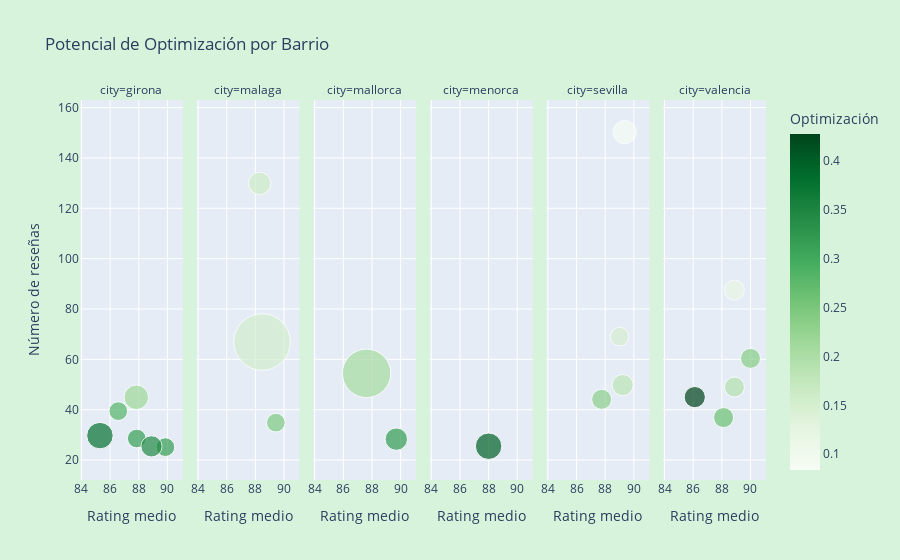

Notebook cell for this chart:
### Code cell
fig = px.scatter(altres,
x="mitjana_rating",
y="number_of_reviews",
size="num_apartaments",
color="potencial_optimizacion",
color_continuous_scale="Greens",
hover_name="neighbourhood_name",
facet_col="city",
title="Potencial de Optimización por Barrio",
labels={
    "mitjana_rating": "Rating medio",
    "number_of_reviews": "Número de reseñas",
    "num_apartaments": "Número de apartamentos",
    "potencial_optimizacion": "Optimización"
},
size_max=40
)
fig.update_layout(
    # plot_bgcolor='#D8F3DC',
    paper_bgcolor='#D8F3DC')
fig.show()

### Figure 1 — Plotly figure (JSON) as saved in the notebook; plotly's stock layout.template omitted (floating-point values rounded to 4 significant figures)
{"data": [{"hovertemplate": "<b>%{hovertext}</b><br><br>city=girona<br>Rating medio=%{x}<br>Número de reseñas=%{y}<br>Número de apartamentos=%{marker.size}<br>Optimización=%{marker.color}<extra></extra>", "hovertext": ["Cadaqu�s", "Castell� d'Emp�ries", "Girona", "Lloret de Mar", "Roses", "Tossa de Mar"], "legendgroup": "", "marker": {"color": [0.2812, 0.3175, 0.2156, 0.3161, 0.3783, 0.3409], "coloraxis": "coloraxis", "size": [7, 7, 12, 7, 14, 9], "sizemode": "area", "sizeref": 0.04, "symbol": "circle"}, "mode": "markers", "name": "", "orientation": "v", "showlegend": false, "type": "scatter", "x": [86.57, 89.86, 87.83, 87.86, 85.29, 88.89], "xaxis": "x", "y": [39.43, 25.14, 44.92, 28.57, 29.71, 25.44], "yaxis": "y"}, {"hovertemplate": "<b>%{hovertext}</b><br><br>city=malaga<br>Rating medio=%{x}<br>Número de reseñas=%{y}<br>Número de apartamentos=%{marker.size}<br>Optimización=%{marker.color}<extra></extra>", "hovertext": ["Carretera de Cadiz", "Centro", "Este"], "legendgroup": "", "marker": {"color": [0.1607, 0.1524, 0.2436], "coloraxis": "coloraxis", "size": [10, 64, 7], "sizemode": "area", "sizeref": 0.04, "symbol": "circle"}, "mode": "markers", "name": "", "orientation": "v", "showlegend": false, "type": "scatter", "x": [88.3, 88.47, 89.43], "xaxis": "x2", "y": [129.9, 66.89, 34.86], "yaxis": "y2"}, {"hovertemplate": "<b>%{hovertext}</b><br><br>city=mallorca<br>Rating medio=%{x}<br>Número de reseñas=%{y}<br>Número de apartamentos=%{marker.size}<br>Optimización=%{marker.color}<extra></extra>", "hovertext": ["Alc�dia", "Palma de Mallorca"], "legendgroup": "", "marker": {"color": [0.3203, 0.2074], "coloraxis": "coloraxis", "size": [10, 47], "sizemode": "area", "sizeref": 0.04, "symbol": "circle"}, "mode": "markers", "name": "", "orientation": "v", "showlegend": false, "type": "scatter", "x": [89.7, 87.62], "xaxis": "x3", "y": [28.3, 54.45], "yaxis": "y3"}, {"hovertemplate": "<b>%{hovertext}</b><br><br>city=menorca<br>Rating medio=%{x}<br>Número de reseñas=%{y}<br>Número de apartamentos=%{marker.size}<br>Optimización=%{marker.color}<extra></extra>", "hovertext": ["Ciutadella de Menorca"], "legendgroup": "", "marker": {"color": [0.3957], "coloraxis": "coloraxis", "size": [14], "sizemode": "area", "sizeref": 0.04, "symbol": "circle"}, "mode": "markers", "name": "", "orientation": "v", "showlegend": false, "type": "scatter", "x": [88.0], "xaxis": "x4", "y": [25.5], "yaxis": "y4"}, {"hovertemplate": "<b>%{hovertext}</b><br><br>city=sevilla<br>Rating medio=%{x}<br>Número de reseñas=%{y}<br>Número de apartamentos=%{marker.size}<br>Optimización=%{marker.color}<extra></extra>", "hovertext": ["Alfalfa", "Encarnaci�n, Regina", "Feria", "San Bartolom�"], "legendgroup": "", "marker": {"color": [0.1821, 0.08396, 0.2326, 0.1501], "coloraxis": "coloraxis", "size": [9, 11, 8, 7], "sizemode": "area", "sizeref": 0.04, "symbol": "circle"}, "mode": "markers", "name": "", "orientation": "v", "showlegend": false, "type": "scatter", "x": [89.22, 89.36, 87.75, 89.0], "xaxis": "x5", "y": [49.78, 150.3, 44.12, 69.0], "yaxis": "y5"}, {"hovertemplate": "<b>%{hovertext}</b><br><br>city=valencia<br>Rating medio=%{x}<br>Número de reseñas=%{y}<br>Número de apartamentos=%{marker.size}<br>Optimización=%{marker.color}<extra></extra>", "hovertext": ["CABANYAL-CANYAMELAR", "EL MERCAT", "LA MALVA-ROSA", "RUSSAFA", "SANT FRANCESC"], "legendgroup": "", "marker": {"color": [0.2365, 0.4271, 0.1908, 0.2621, 0.1181], "coloraxis": "coloraxis", "size": [8, 9, 8, 8, 8], "sizemode": "area", "sizeref": 0.04, "symbol": "circle"}, "mode": "markers", "name": "", "orientation": "v", "showlegend": false, "type": "scatter", "x": [90.0, 86.11, 88.88, 88.12, 88.88], "xaxis": "x6", "y": [60.38, 45.0, 49.0, 36.88, 87.5], "yaxis": "y6"}], "layout": {"annotations": [{"font": {}, "showarrow": false, "text": "city=girona", "x": 0.075, "xanchor": "center", "xref": "paper", "y": 1, "yanchor": "bottom", "yref": "paper"}, {"font": {}, "showarrow": false, "text": "city=malaga", "x": 0.245, "xanchor": "center", "xref": "paper", "y": 1, "yanchor": "bottom", "yref": "paper"}, {"font": {}, "showarrow": false, "text": "city=mallorca", "x": 0.415, "xanchor": "center", "xref": "paper", "y": 1, "yanchor": "bottom", "yref": "paper"}, {"font": {}, "showarrow": false, "text": "city=menorca", "x": 0.585, "xanchor": "center", "xref": "paper", "y": 1, "yanchor": "bottom", "yref": "paper"}, {"font": {}, "showarrow": false, "text": "city=sevilla", "x": 0.755, "xanchor": "center", "xref": "paper", "y": 1, "yanchor": "bottom", "yref": "paper"}, {"font": {}, "showarrow": false, "text": "city=valencia", "x": 0.925, "xanchor": "center", "xref": "paper", "y": 1, "yanchor": "bottom", "yref": "paper"}], "coloraxis": {"colorbar": {"title": {"text": "Optimización"}}, "colorscale": [[0, "rgb(247,252,245)"], [0.125, "rgb(229,245,224)"], [0.25, "rgb(199,233,192)"], [0.375, "rgb(161,217,155)"], [0.5, "rgb(116,196,118)"], [0.625, "rgb(65,171,93)"], [0.75, "rgb(35,139,69)"], [0.875, "rgb(0,109,44)"], [1, "rgb(0,68,27)"]]}, "legend": {"itemsizing": "constant", "tracegroupgap": 0}, "paper_bgcolor": "#D8F3DC", "title": {"text": "Potencial de Optimización por Barrio"}, "xaxis": {"anchor": "y", "domain": [0, 0.15], "title": {"text": "Rating medio"}}, "xaxis2": {"anchor": "y2", "domain": [0.17, 0.32], "matches": "x", "title": {"text": "Rating medio"}}, "xaxis3": {"anchor": "y3", "domain": [0.34, 0.49], "matches": "x", "title": {"text": "Rating medio"}}, "xaxis4": {"anchor": "y4", "domain": [0.51, 0.66], "matches": "x", "title": {"text": "Rating medio"}}, "xaxis5": {"anchor": "y5", "domain": [0.68, 0.83], "matches": "x", "title": {"text": "Rating medio"}}, "xaxis6": {"anchor": "y6", "domain": [0.85, 1], "matches": "x", "title": {"text": "Rating medio"}}, "yaxis": {"anchor": "x", "domain": [0, 1], "title": {"text": "Número de reseñas"}}, "yaxis2": {"anchor": "x2", "domain": [0, 1], "matches": "y", "showticklabels": false}, "yaxis3": {"anchor": "x3", "domain": [0, 1], "matches": "y", "showticklabels": false}, "yaxis4": {"anchor": "x4", "domain": [0, 1], "matches": "y", "showticklabels": false}, "yaxis5": {"anchor": "x5", "domain": [0, 1], "matches": "y", "showticklabels": false}, "yaxis6": {"anchor": "x6", "domain": [0, 1], "matches": "y", "showticklabels": false}}}
